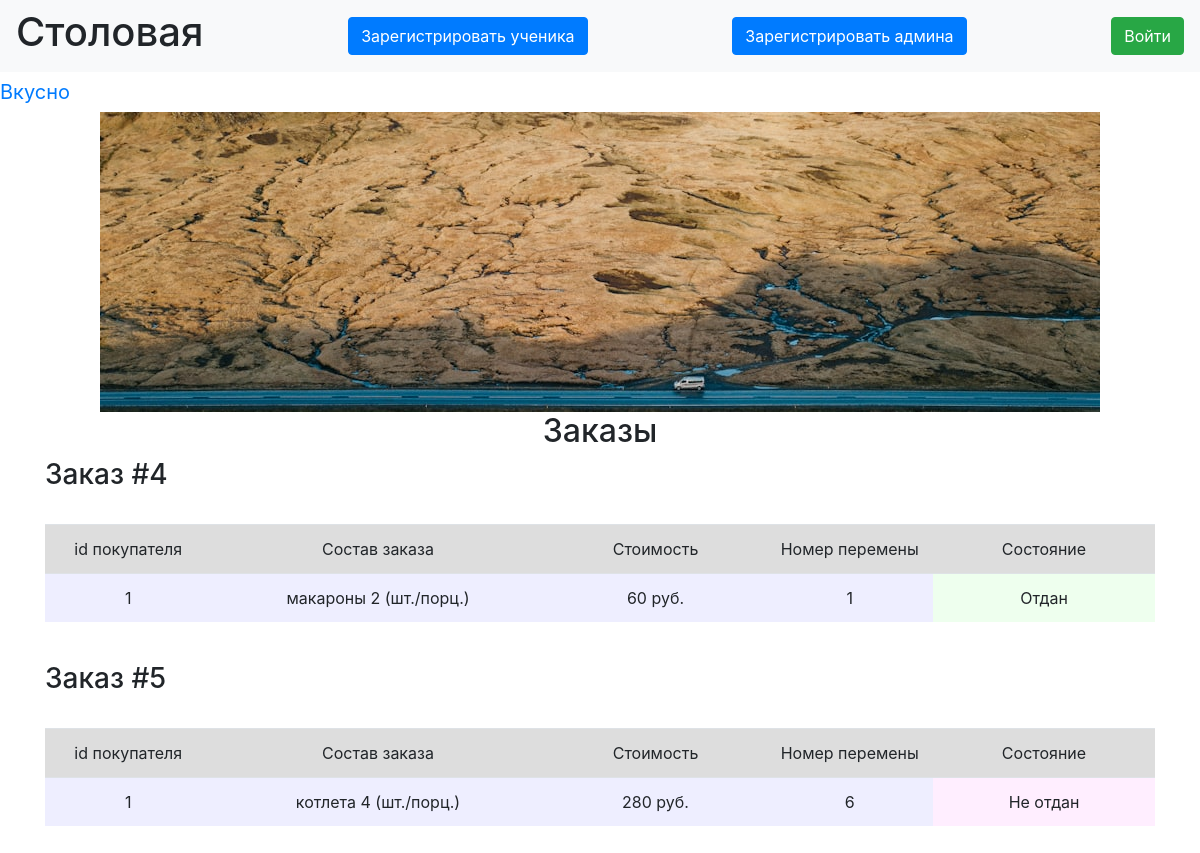
/index, run on the app's committed database.
### data/orders.py (models this page shows)
class PersonalOrder(SqlAlchemyBase, UserMixin, SerializerMixin):
    __tablename__ = 'orders'
    id = sqlalchemy.Column(sqlalchemy.Integer, primary_key=True, autoincrement=True)
    person = sqlalchemy.Column(sqlalchemy.Integer, sqlalchemy.ForeignKey("users.id"))
    meal = sqlalchemy.Column(sqlalchemy.String, nullable=True)
    pause = sqlalchemy.Column(sqlalchemy.Integer, nullable=True)  #номер перемены
    status = sqlalchemy.Column(sqlalchemy.Boolean, default=False)

### main.py (the view)
@application.route("/")
@application.route("/index")
def index():
    db_sess = db_session.create_session()
    data = [order for order in db_sess.query(PersonalOrder).all()]
    orders = []
    for elem in data:
        summ = 0
        meal_count = {}
        for name_count in elem.meal.split(', '):
            meal_count[name_count.split('-')[0]] = int(name_count.split('-')[1])
            summ += prices[name_count.split('-')[0]] * int(name_count.split('-')[1])
        orders.append([elem.id, elem.person, ', \n'.join([f'{x} {y} (шт./порц.)' for x, y in meal_count.items()]),
                       summ, elem.pause, elem.status])
    return render_template("index.html", orders=orders, title='Заказы')

### data/db_session.py (called while the page is built)
def create_session() -> Session:
    global __factory
    return __factory()

### templates/index.html (shortened to what this page needs)
{% extends "base.html" %}
{% block content %}
<h2 align="center">{{title}}</h2>
{% for order in orders %}
<h3>Заказ #{{ order[0] }}</h3>
<br>
<div class="table_container">
    <table class="table">
        <tr class="my_row">
            <td class="title" width="150px" bgcolor="#dddddd" align="center">id покупателя</td>
            <td class="title" width="300px" bgcolor="#dddddd" align="center">Состав заказа</td>
            <td class="title" width="200px" bgcolor="#dddddd" align="center">Стоимость</td>
            <td class="title" width="150px" bgcolor="#dddddd" align="center">Номер перемены</td>
            <td class="title" width="200px" bgcolor="#dddddd" align="center">Состояние</td>
        </tr>
        <tr class="my_row">
            <td class="ordinary" bgcolor="#eeeeff" align="center">{{ order[1] }}</td>
            <td class="ordinary" bgcolor="#eeeeff" align="center">{{ order[2] }}</td>
            <td class="ordinary" bgcolor="#eeeeff" align="center">{{ order[3] }} руб.</td>
            <td class="ordinary" bgcolor="#eeeeff" align="center">{{ order[4] }}</td>
            {% if order[5] %}
            <td class="ordinary" bgcolor="#eeffee" align="center">Отдан</td>
            {% else %}
            <td class="ordinary" bgcolor="#ffeeff" align="center">Не отдан</td>
            {% endif %}
        </tr>
    </table>
</div>
<br>
{% endfor %}
{% endblock %}

### data on the page
PersonalOrder: id "4", order "1", order "макароны 2 (шт./порц.)", order "60", shows "Отдан"
PersonalOrder: id "5", person "1", order "котлета 4 (шт./порц.)", order "280", pause "6", shows "Не отдан"

### other printed values
{{ title }} "Заказы"
